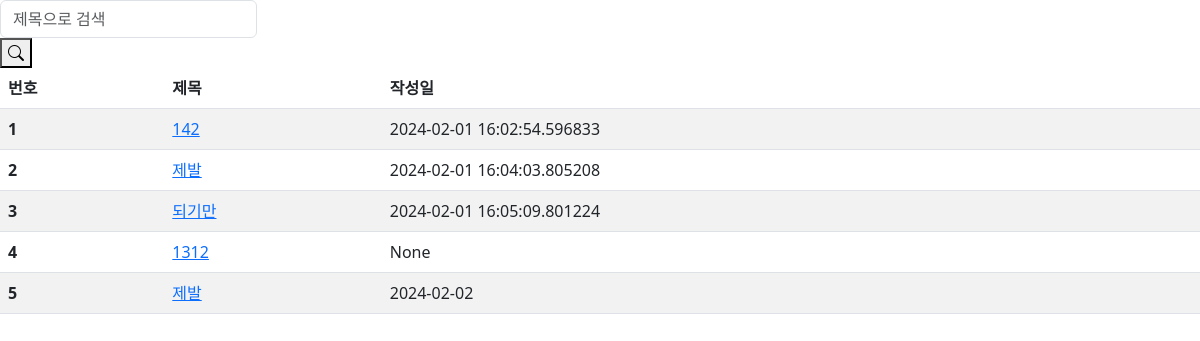
/diary, run on the app's committed database.
### app.py (models this page shows)
class Diary(db.Model):
    diary_id = db.Column(db.Integer, primary_key=True)
    main_text = db.Column(db.Text, nullable=False)
    edit_time = db.Column(db.String, nullable=False)
    title = db.Column(db.String(255), nullable=False)
    member_id = db.Column(db.String, db.ForeignKey('member.member_id'), nullable=False)

### app.py (the view)
@app.route('/diary')
def diary_list():
    all_diaries = Diary.query.all()
    return render_template('diary.html', all_diaries=all_diaries)

### templates/diary.html (shortened to what this page needs)
<!DOCTYPE html>
<html lang="en">
<head>
    <link href="https://cdn.jsdelivr.net/npm/bootstrap@5.3.0/dist/css/bootstrap.min.css" rel="stylesheet"
>
    <link rel="stylesheet" href="https://cdn.jsdelivr.net/npm/bootstrap-icons@1.10.5/font/bootstrap-icons.css">
</head>
<body>
    <div class="search-bar">
        <form action="{{url_for('search')}}">
            <input class="form-control" type="text" placeholder="제목으로 검색" name="query">
            <button type="submit"><i class="bi bi-search"></i></button>
        </form>
    </div>
    <table class="table table-striped table-hover">
        <thead>
            <tr>
                <th scope="col">번호</th>
                <th scope="col">제목</th>
                <th scope="col">작성일</th>
            </tr>
        </thead>
        <tbody>
            {% for diary in all_diaries %}
            <tr>
                <th scope="row">{{ diary.diary_id }}</th>
                <td><a href="{{ url_for('diary_detail', num=diary.diary_id) }}">{{diary.title}}</a></td>
                <td>{{ diary.edit_time }}</td>
            </tr>
            {% endfor %}
        </tbody>
    </table>
</body>
</html>

### templates/diary.html (style rules this page uses)
.search-bar { display: flex; }

### data on the page
Diary: diary_id "1", title "142", edit_time "2024-02-01 16:02:54.596833"
Diary: diary_id "2", title "제발", edit_time "2024-02-01 16:04:03.805208"
Diary: diary_id "3", title "되기만", edit_time "2024-02-01 16:05:09.801224"
Diary: diary_id "4", title "1312", edit_time "None"
Diary: diary_id "5", title "제발", edit_time "2024-02-02"
